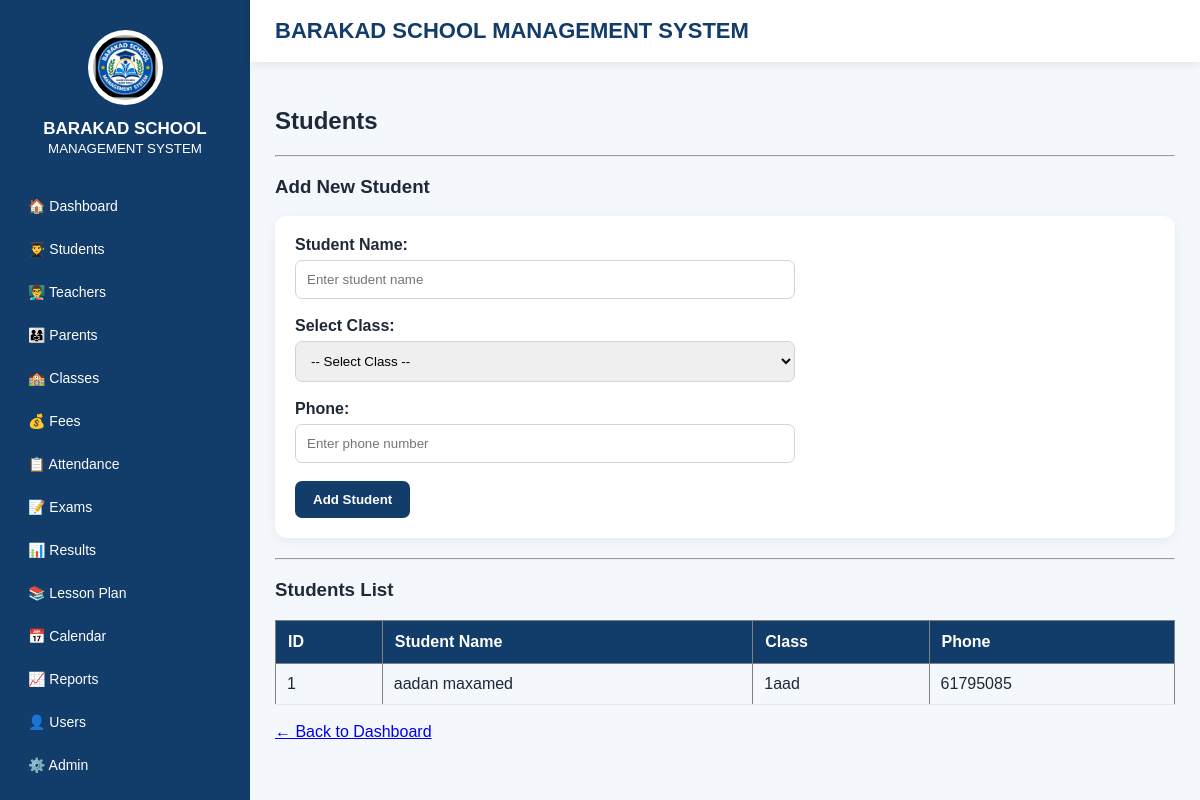
Before: /students with the older database file.
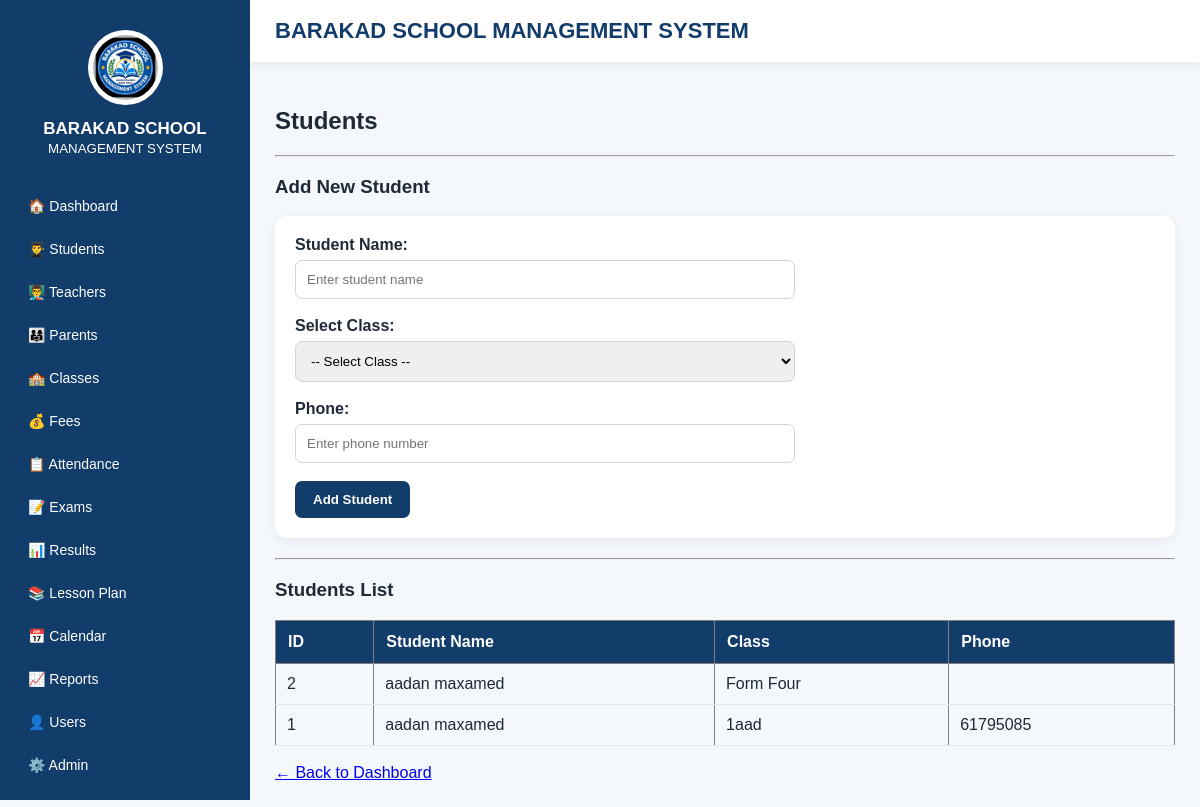
After: the same page with the newer database file.
### tables this page shows
CREATE TABLE students (
            id INTEGER PRIMARY KEY AUTOINCREMENT,
            name TEXT NOT NULL,
            class_name TEXT,
            phone TEXT
        );

### app.py (the view)
@app.route("/students")
def students():
    db = get_db()
    students_list = db.execute("""
        SELECT *
        FROM students
        ORDER BY id DESC
    """).fetchall()
    db.close()
    return render_template(
        "students.html",
        students=students_list,
        classes=CLASS_LIST
    )

### app.py (called while the page is built)
def get_db():
    db = sqlite3.connect(DATABASE)
    db.row_factory = sqlite3.Row
    return db

### templates/students.html (shortened to what this page needs)
{% extends "base.html" %}
{% block content %}
<h2>Students</h2>
<hr>
<h3>Add New Student</h3>
<form method="POST" action="/students/add">
    <label><strong>Student Name:</strong></label>
    <br>
    <input type="text"
           name="name"
           placeholder="Enter student name"
           required>
    <br><br>
    <label><strong>Select Class:</strong></label>
    <br>
    <select name="class_name" required>
        <option value="">
            -- Select Class --
        </option>
    </select>
    <br><br>
    <label><strong>Phone:</strong></label>
    <br>
    <input type="text"
           name="phone"
           placeholder="Enter phone number">
    <br><br>
    <button type="submit">
        Add Student
    </button>
</form>
<hr>
<h3>Students List</h3>
<table border="1"
       cellpadding="8"
       cellspacing="0">
    <tr>
        <th>ID</th>
        <th>Student Name</th>
        <th>Class</th>
        <th>Phone</th>
    </tr>
    {% if students %}
        {% for student in students %}
        <tr>
            <td>
                {{ student["id"] }}
            </td>
            <td>
                {{ student["name"] }}
            </td>
            <td>
                {{ student["class_name"] }}
            </td>
            <td>
                {{ student["phone"] }}
            </td>
        </tr>
        {% endfor %}
    {% else %}
        <tr>
            <td colspan="4">
                Weli arday lama gelin.
            </td>
        </tr>
    {% endif %}
</table>
<br>
<a href="/dashboard">
    ← Back to Dashboard
</a>
{% endblock %}

Changed rows visible on the page:
added students: id "2", name "aadan maxamed", class_name "Form Four"
